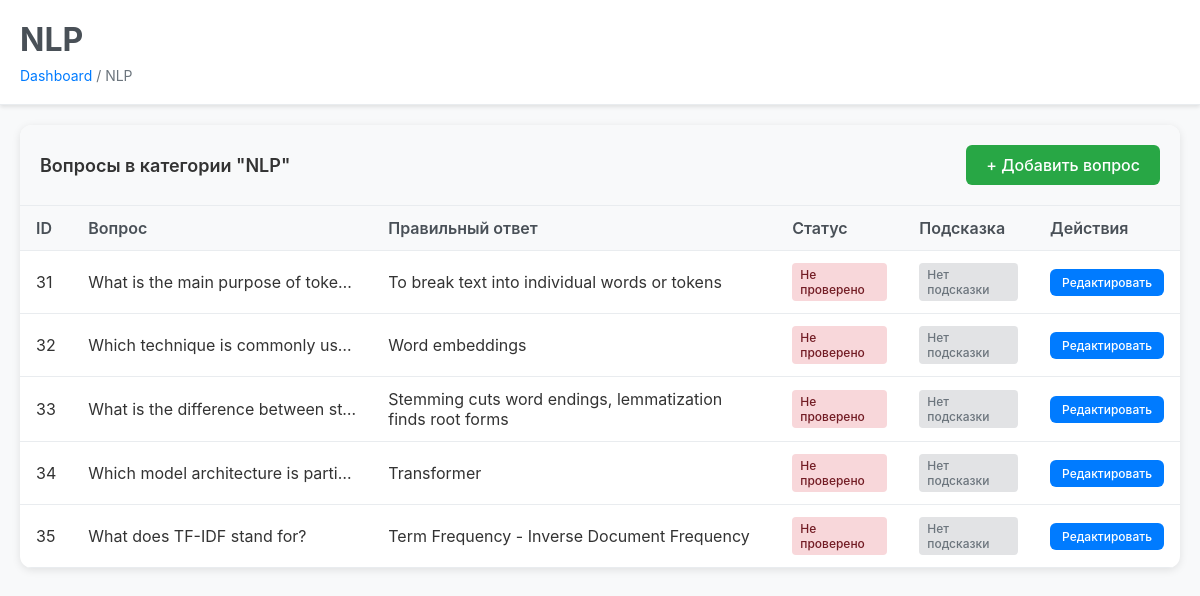
Page /admin/category/NLP on the committed database.
### utils/database.py (models this page shows)
class Question(Base):
    __tablename__ = "questions"
    id = Column(Integer, primary_key=True, index=True)
    category = Column(String, nullable=False)  # Main category (Python, ML, etc.)
    sub_category = Column(String, nullable=True)  # Sub-category within main category
    submodule_id = Column(Integer, nullable=True)  # References submodules.id (legacy)
    question_text = Column(Text, nullable=False)
    options = Column(Text, nullable=False)  # JSON string
    correct_answer = Column(String, nullable=False)
    hint = Column(Text, nullable=True)  # Hint for the question
    image_path = Column(String, nullable=True)  # Path to question image
    verified = Column(Boolean, default=False)  # Admin verification flag
    created_at = Column(DateTime, default=datetime.utcnow)

### admin_flask_OLD.py (the view)
@app.route('/admin/category/<category>')
def admin_category(category):
    try:
        questions = db_manager.get_questions_by_category(category)
        return render_template('admin_category.html', category=category, questions=questions)
    except Exception as e:
        flash(f'Ошибка: {str(e)}')
        return redirect(url_for('admin_dashboard'))

### utils/database.py (called while the page is built)
    def get_db(self):
        db = self.SessionLocal()
        try:
            return db
        finally:
            pass  # Don't close here, let the caller handle it

    def get_questions_by_category(self, category: str) -> List[Dict]:
        db = self.get_db()
        try:
            questions = db.query(Question).filter(Question.category == category).all()
            result = []
            for q in questions:
                result.append({
                    'id': q.id,
                    'question': q.question_text,
                    'options': json.loads(q.options),
                    'correct_answer': q.correct_answer,
                    'hint': getattr(q, 'hint', None),
                    'image_path': getattr(q, 'image_path', None),
                    'verified': getattr(q, 'verified', False)
                })
            return result
        finally:
            db.close()

### templates/admin_category.html (shortened to what this page needs)
<!DOCTYPE html>
<html lang="ru">
<head>
</head>
<body>
    <div class="header">
        <h1>{{ category }}</h1>
        <div class="breadcrumb">
            <a href="{{ url_for('admin_dashboard') }}">Dashboard</a> / {{ category }}
        </div>
    </div>
    <div class="container">
        <div class="questions-table">
            <div class="table-header">
                <div class="table-title">Вопросы в категории "{{ category }}"</div>
                <a href="{{ url_for('admin_new_question', category=category) }}" class="btn btn-success">+ Добавить вопрос</a>
            </div>
            {% if questions %}
            <table>
                <thead>
                    <tr>
                        <th>ID</th>
                        <th>Вопрос</th>
                        <th>Правильный ответ</th>
                        <th>Статус</th>
                        <th>Подсказка</th>
                        <th>Действия</th>
                    </tr>
                </thead>
                <tbody>
                    {% for question in questions %}
                    <tr>
                        <td>{{ question.id }}</td>
                        <td class="question-preview">{{ question.question }}</td>
                        <td>{{ question.correct_answer }}</td>
                        <td>
                            {% if question.verified %}
                                <span class="status-badge status-verified">Проверено</span>
                            {% else %}
                                <span class="status-badge status-unverified">Не проверено</span>
                            {% endif %}
                        </td>
                        <td>
                            {% if question.hint %}
                                <span class="status-badge status-has-hint">Есть подсказка</span>
                            {% else %}
                                <span class="status-badge status-no-hint">Нет подсказки</span>
                            {% endif %}
                        </td>
                        <td>
                            <div class="actions">
                                <a href="{{ url_for('admin_question', question_id=question.id) }}" class="btn btn-small">Редактировать</a>
                            </div>
                        </td>
                    </tr>
                    {% endfor %}
                </tbody>
            </table>
            {% else %}
            <div style="padding: 40px; text-align: center; color: #6c757d;">
                <p>В этой категории пока нет вопросов.</p>
                <a href="{{ url_for('admin_new_question', category=category) }}" class="btn btn-success" style="margin-top: 20px;">Добавить первый вопрос</a>
            </div>
            {% endif %}
        </div>
    </div>
</body>
</html>

### templates/admin_category.html (style rules this page uses)
* { margin: 0; padding: 0; box-sizing: border-box; }
body { font-family: -apple-system, BlinkMacSystemFont, 'Segoe UI', Roboto, sans-serif; background: #f8f9fa; color: #333; }
.header { background: white; padding: 20px; border-bottom: 1px solid #e9ecef; box-shadow: 0 2px 4px rgba(0,0,0,0.1); }
.header h1 { color: #495057; margin-bottom: 8px; }
.breadcrumb { color: #6c757d; font-size: 14px; }
.breadcrumb a { color: #007bff; text-decoration: none; }
.container { max-width: 1200px; margin: 0 auto; padding: 20px; }
.questions-table { background: white; border-radius: 12px; box-shadow: 0 2px 8px rgba(0,0,0,0.1); overflow: hidden; }
.table-header { background: #f8f9fa; padding: 20px; border-bottom: 1px solid #e9ecef; display: flex; justify-content: space-between; align-items: center; }
.table-title { font-size: 18px; font-weight: 600; }
.btn { display: inline-block; padding: 10px 20px; background: #007bff; color: white; text-decoration: none; border-radius: 6px; font-weight: 500; transition: background-color 0.2s ease; }
.btn-success { background: #28a745; }
.btn-small { padding: 6px 12px; font-size: 12px; }
table { width: 100%; border-collapse: collapse; }
th, td { padding: 12px 16px; text-align: left; border-bottom: 1px solid #e9ecef; }
th { background: #f8f9fa; font-weight: 600; color: #495057; }
.question-preview { max-width: 300px; overflow: hidden; text-overflow: ellipsis; white-space: nowrap; }
.status-badge { display: inline-block; padding: 4px 8px; border-radius: 4px; font-size: 12px; font-weight: 500; }
.status-unverified { background: #f8d7da; color: #721c24; }
.status-no-hint { background: #e2e3e5; color: #6c757d; }
.actions { display: flex; gap: 8px; }

### rows in the picture
Question: id "31", question "What is the main purpose of toke…", correct_answer "To break text into individual words or tokens"
Question: id "32", question "Which technique is commonly us…", correct_answer "Word embeddings"
Question: id "33", question "What is the difference between st…", correct_answer "Stemming cuts word endings, lemmatization finds root forms"
Question: id "34", question "Which model architecture is parti…", correct_answer "Transformer"
Question: id "35", question "What does TF-IDF stand for?", correct_answer "Term Frequency - Inverse Document Frequency"

### other values in the picture
{{ category }} "NLP"
